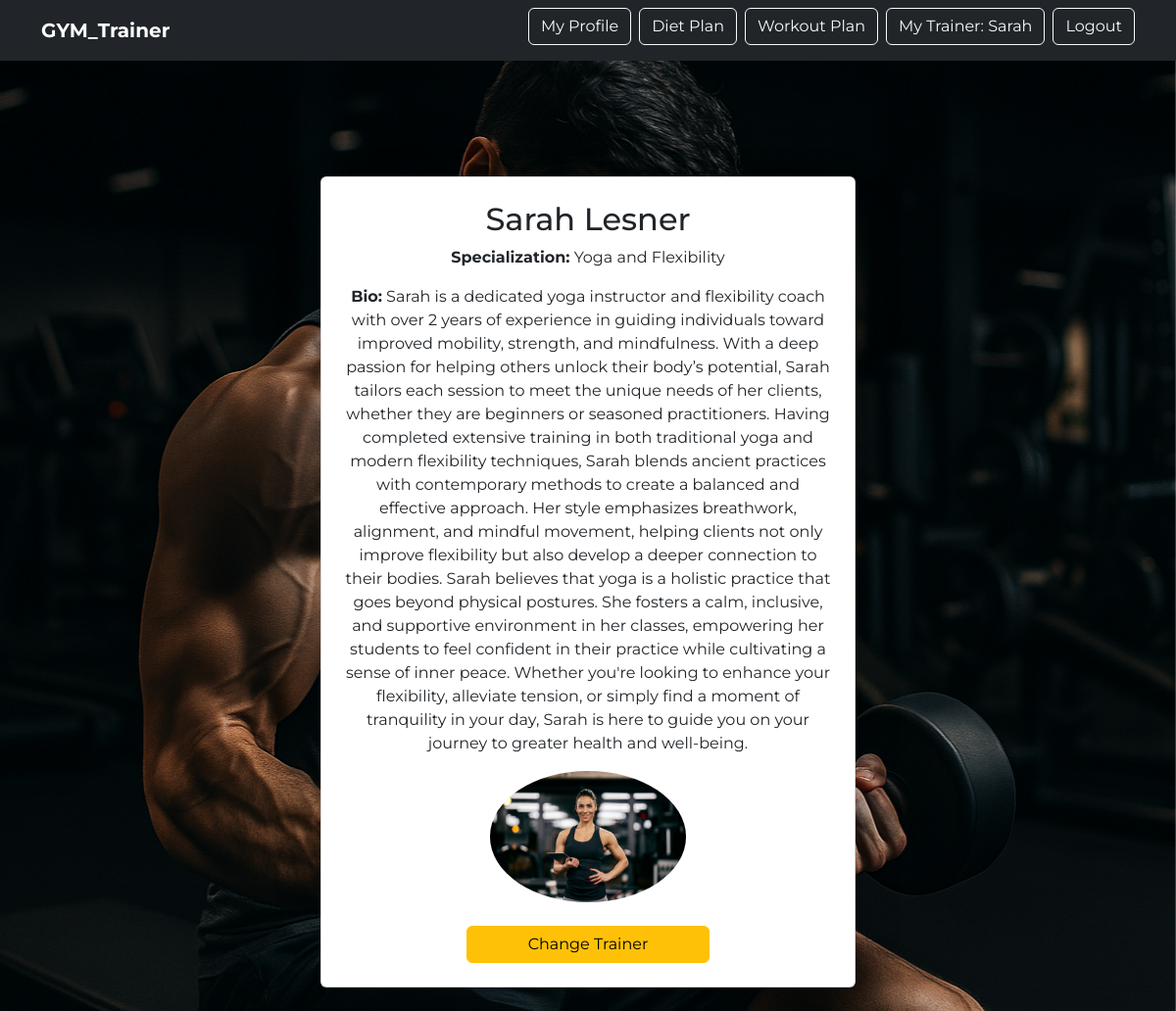
Screenshot of /trainers/my_trainer/ (signed in) with the database file from the repository.
### users/models.py (models this page shows, shortened)
class NewUser(AbstractUser):
    is_trainer = models.BooleanField(default=False)
    class Meta:
        verbose_name = "User"
        verbose_name_plural = "Users"

### userprofile/models.py (models this page shows, shortened)
class UserProfile(models.Model):
    user = models.OneToOneField(settings.AUTH_USER_MODEL, on_delete=models.CASCADE)
    first_name = models.CharField(max_length=30)
    last_name = models.CharField(max_length=30)
    date_of_birth = models.DateField(blank=True, null=True)
    height = models.DecimalField(max_digits=5, decimal_places=2, blank=True, null=True)  # in cm
    weight = models.DecimalField(max_digits=5, decimal_places=2, blank=True, null=True)  # in kg
    smoking = models.BooleanField(choices=[(True, 'Yes'), (False, 'No')], default=False)
    alcohol = models.BooleanField(choices=[(True, 'Yes'), (False, 'No')], default=False)
    FOOD_CHOICES = [
        ('vegetarian', 'Vegetarian'),
        ('non-vegetarian', 'Non-Vegetarian'),
        ('vegan', 'Vegan')
    ]
    food_habits = models.CharField(max_length=20, choices=FOOD_CHOICES, default='non-vegetarian')
    WORKOUT_EXPERIENCE_CHOICES = [
        ('beginner', 'Beginner'),
        ('intermediate', 'Intermediate'),
        ('advanced', 'Advanced')
    ]
    workout_experience = models.CharField(max_length=20, choices=WORKOUT_EXPERIENCE_CHOICES, default='beginner')
    diet_plan = models.JSONField(blank=True, null=True)
    workout_plan = models.JSONField(blank=True, null=True)
    selected_trainer = models.ForeignKey(Trainer, on_delete=models.SET_NULL, null=True, blank=True)

### trainers/models.py (models this page shows, shortened)
class Trainer(models.Model):
    user = models.OneToOneField(settings.AUTH_USER_MODEL, on_delete=models.CASCADE, related_name='trainer')
    Firstname = models.CharField(max_length=100)
    Lastname = models.CharField(max_length=100)
    specialization = models.CharField(max_length=100)
    bio = models.TextField()
    profile_picture = models.ImageField(upload_to='trainers/', blank=True, null=True)

### trainers/views.py (the view)
# urls.py: path('my_trainer/', views.my_trainer, name='my_trainer'),
@login_required
def my_trainer(request):
    trainer = request.user.userprofile.selected_trainer
    if trainer:
        return render(request, 'trainers/trainer_detail.html', {'trainer': trainer})
    return redirect('trainer_list')

### trainers/templates/trainers/trainer_detail.html
{% extends 'base.html' %}
{% block content %}
    <div class="container mt-5">
        <div class="row justify-content-center">
            <div class="col-md-8 col-lg-6">
                <div class="card shadow-lg p-4 mb-4">
                    <h2 class="text-center">{{ trainer.Firstname }} {{ trainer.Lastname }}</h2>
                    <p class="text-center"><strong>Specialization:</strong> {{ trainer.specialization }}</p>
                    <p class="text-center"><strong>Bio:</strong> {{ trainer.bio }}</p>
                    <div class="text-center">
                        <img src="{{ trainer.profile_picture.url }}" alt="{{ trainer.Firstname }} {{ trainer.Lastname }}" class="img-fluid rounded-circle" style="max-width: 200px;">
                    </div>
                    <div class="text-center mt-4">
                        <a href="{% url 'trainer_list' %}" class="btn btn-warning w-50">Change Trainer</a>
                    </div>
                </div>
            </div>
        </div>
    </div>
{% endblock %}

### templates/base.html (shortened to what this page needs)
{% load static %}
<!DOCTYPE html>
<html lang="en">
<head>
    <link href="https://cdn.jsdelivr.net/npm/bootstrap@5.3.3/dist/css/bootstrap.min.css" rel="stylesheet">
</head>
<body>
<nav class="navbar navbar-expand-lg navbar-dark">
    <div class="container">
        <a class="navbar-brand" href="{% url 'home' %}">GYM_Trainer</a>
        <div class="collapse navbar-collapse justify-content-end" id="navbarResponsive">
            <div class="d-flex flex-wrap align-items-center gap-2 navbar-buttons">
                {% if user.is_authenticated %}
                    {% if user.is_trainer %}
                        {% if user.trainer %}
                            <a href="{% url 'trainer_dashboard' %}" class="btn btn-outline-light">Trainer Dashboard</a>
                            <a href="{% url 'trainer_detail' user.trainer.pk %}" class="btn btn-outline-light">View Profile</a>
                            <a href="{% url 'trainer_update' user.trainer.pk %}" class="btn btn-outline-light">Edit Profile</a>
                        {% else %}
                            <a href="{% url 'trainer_create' %}" class="btn btn-outline-light">Create Profile</a>
                        {% endif %}
                    {% else %}
                        {% if user.userprofile %}
                            <a href="{% url 'profile_detail' user.userprofile.pk %}" class="btn btn-outline-light">My Profile</a>
                            {% if user.userprofile.diet_plan %}
                                <a href="{% url 'generate_diet_plan' user.userprofile.pk %}" class="btn btn-outline-light">Diet Plan</a>
                            {% endif %}
                            {% if user.userprofile.workout_plan %}
                                <a href="{% url 'generate_workout_plan' user.userprofile.pk %}" class="btn btn-outline-light">Workout Plan</a>
                            {% endif %}
                            {% if user.userprofile.selected_trainer %}
                                <a href="{% url 'my_trainer' %}" class="btn btn-outline-light">My Trainer: {{ user.userprofile.selected_trainer.Firstname }}</a>
                            {% else %}
                                <a href="{% url 'trainer_list' %}" class="btn btn-outline-light">Select a Trainer</a>
                            {% endif %}
                        {% else %}
                            <a href="{% url 'profile_create' %}" class="btn btn-success">Create Profile</a>
                        {% endif %}
                    {% endif %}
                    <form method="post" action="{% url 'logout' %}">
                        <button class="btn btn-outline-light">Logout</button>
                    </form>
                {% else %}
                    <a href="{% url 'users:login' %}" class="btn btn-outline-light">Log In</a>
                    <a href="{% url 'users:signup' %}" class="btn btn-outline-light">Sign Up</a>
                {% endif %}
            </div>
        </div>
    </div>
</nav>
<div class="background-image-wrapper">
    <div class="hero-overlay w-100">
        {% block content %}
        {% endblock %}
    </div>
</div>
</body>
</html>

### rows the page displays
NewUser: userprofile.selected_trainer.Firstname "Sarah"
Trainer: Firstname "Sarah", Lastname "Lesner", specialization "Yoga and Flexibility", bio "Sarah is a dedicated yoga instructor and flexibility coach with over 2 years of experience in guiding individuals toward improved mobility, strength, and mindfulness. With a deep passion for helping others unlock their body’s potential, Sarah tailors each session to meet the unique needs of her clients, whether they are beginners or seasoned practitioners. Having completed extensive training in both traditional yoga and modern flexibility techniques, Sarah blends ancient practices with contemporary methods to create a balanced and effective approach. Her style emphasizes breathwork, alignment, and mindful movement, helping clients not only improve flexibility but also develop a deeper…", profile_picture (picture)
